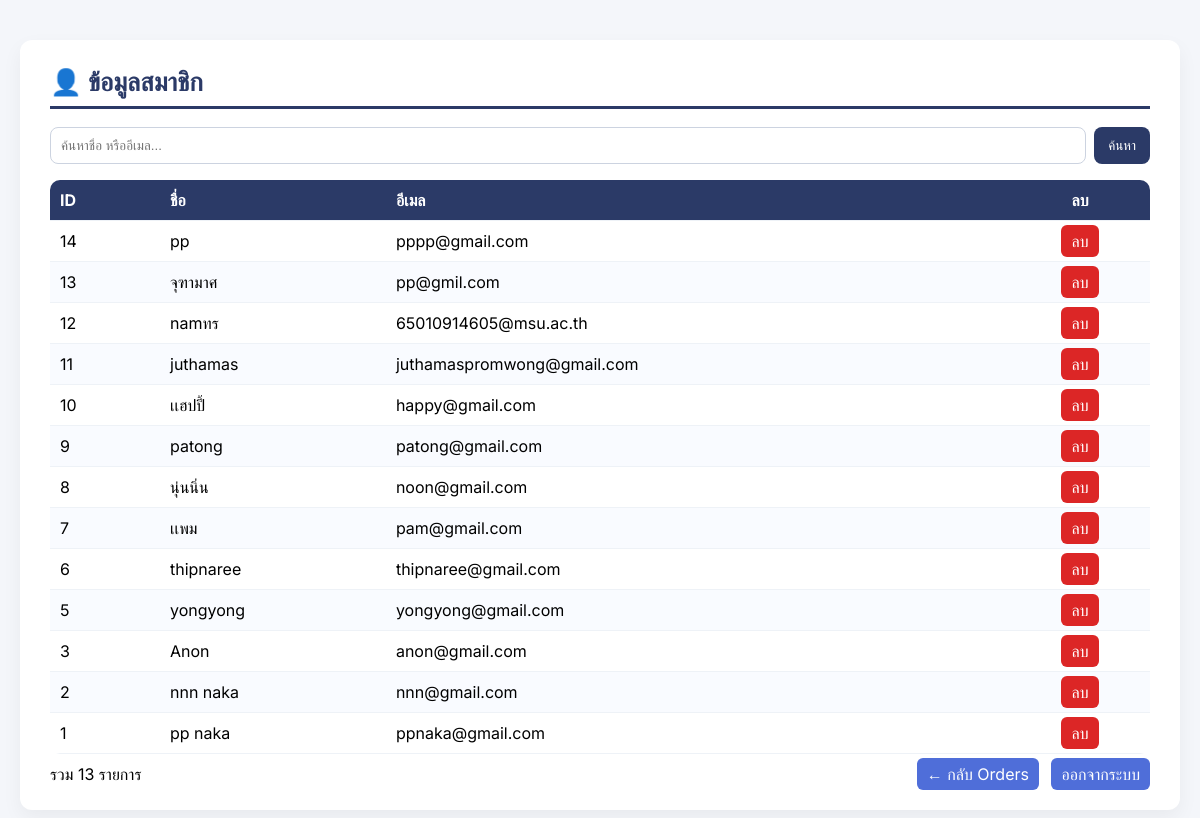
The app's page /admin/customers.php (signed in) with its own data.
### tables this page shows
CREATE TABLE `customers` (
  `id` int(10) UNSIGNED NOT NULL,
  `email` varchar(190) NOT NULL,
  `password_hash` varchar(255) NOT NULL,
  `name` varchar(120) NOT NULL,
  `created_at` datetime NOT NULL DEFAULT current_timestamp(),
  `last_login_at` datetime DEFAULT NULL,
  `failed_attempts` tinyint(3) UNSIGNED NOT NULL DEFAULT 0,
  `locked_until` datetime DEFAULT NULL,
  `phone` varchar(50) DEFAULT NULL,
  `address` text DEFAULT NULL
);

### admin/customers.php (the view, shortened to what this page needs)
<?php
$pdo = db();
$q     = isset($_GET['q']) ? trim((string)$_GET['q']) : '';
$page  = isset($_GET['page']) ? max(1, (int)$_GET['page']) : 1;
$per   = 20;
$off   = ($page - 1) * $per;
$params = [];
$where  = '';
$stTotal = $pdo->prepare("SELECT COUNT(*) FROM customers {$where}");
$stTotal->execute($params);
$total = (int)$stTotal->fetchColumn();
$sql = "SELECT id, name, email FROM customers {$where} ORDER BY id DESC LIMIT :off, :per";
$st  = $pdo->prepare($sql);
$st->bindValue(':off', $off, PDO::PARAM_INT);
$st->bindValue(':per', $per, PDO::PARAM_INT);
$st->execute();
$rows = $st->fetchAll(PDO::FETCH_ASSOC);
function h(string $s): string { return htmlspecialchars($s, ENT_QUOTES, 'UTF-8'); }
?>
<!doctype html>
<html lang="th">
<head>
</head>
<body>
<main>
  <h1>👤 ข้อมูลสมาชิก</h1>
  <form class="search" method="get">
    <input type="text" name="q" placeholder="ค้นหาชื่อ หรืออีเมล..." value="<?= h($q) ?>">
    <button type="submit">ค้นหา</button>
  </form>
  <table>
    <thead>
  <tr>
    <th style="width:90px">ID</th>
    <th>ชื่อ</th>
    <th>อีเมล</th>
    <th style="width:120px;text-align:center">ลบ</th>
  </tr>
</thead>
    <tbody>
      <?php if (!$rows): ?>
        <tr><td colspan="3">ไม่พบข้อมูล</td></tr>
      <?php else: ?>
        <?php foreach ($rows as $r): ?>
  <tr>
    <td><?= (int)$r['id'] ?></td>
    <td><?= h($r['name'] ?? '') ?></td>
    <td><?= h($r['email'] ?? '') ?></td>
    <td style="text-align:center">
      <a href="customer_delete.php?id=<?= (int)$r['id'] ?>"
         onclick="return confirm('ยืนยันการลบสมาชิกอีเมล <?= h($r['email']) ?> หรือไม่?');"
         style="background:#dc2626;color:#fff;padding:6px 10px;border-radius:6px;text-decoration:none;">
         ลบ
      </a>
    </td>
  </tr>
<?php endforeach; ?>
      <?php endif; ?>
    </tbody>
  </table>
  <div class="bar">
    <div>รวม <?= number_format($total) ?> รายการ</div>
    <div class="links">
      <a href="index.php">← กลับ Orders</a>
      <a href="logout.php">ออกจากระบบ</a>
    </div>
  </div>
</main>
</body>
</html>

### admin/customers.php (style rules this page uses)
body { font-family:Inter,system-ui,Segoe UI,Roboto,Arial;background:#f4f6fa;margin:0 }
main { max-width:1100px;margin:40px auto;background:#fff;border-radius:12px;padding:26px 30px;box-shadow:0 8px 20px rgba(0,0,0,.05) }
h1 { margin:0 0 18px;font-size:1.6rem;border-bottom:3px solid #2b3a67;color:#2b3a67;padding-bottom:8px }
form.search { display:flex;gap:8px;margin:8px 0 16px }
form.search input { flex:1;padding:10px;border:1px solid #ccd3e0;border-radius:8px }
form.search button { padding:10px 14px;border:0;background:#2b3a67;color:#fff;border-radius:8px;cursor:pointer }
table { width:100%;border-collapse:collapse;border-radius:10px;overflow:hidden }
th,td { padding:10px;border-bottom:1px solid #eef2f7;text-align:left }
th { background:#2b3a67;color:#fff }
tr:nth-child(even) { background:#f9fbff }
.bar { display:flex;justify-content:space-between;align-items:center;margin-top:10px }
.links a { margin-left:8px;text-decoration:none;background:#4f6ed9;color:#fff;padding:6px 10px;border-radius:6px }

### records on screen
customers: id "14", name "pp", email "pppp@gmail.com"
customers: id "13", name "จุฑามาศ", email "pp@gmil.com"
customers: id "12", name "namทร", email "65010914605@msu.ac.th"
customers: id "11", name "juthamas", email "juthamaspromwong@gmail.com"
customers: id "10", name "เเฮปปี้", email "happy@gmail.com"
customers: id "9", name "patong", email "patong@gmail.com"
customers: id "8", name "นุ่นนิ่น", email "noon@gmail.com"
customers: id "7", name "เเพม", email "pam@gmail.com"
customers: id "6", name "thipnaree", email "thipnaree@gmail.com"
customers: id "5", name "yongyong", email "yongyong@gmail.com"
customers: id "3", name "Anon", email "anon@gmail.com"
customers: id "2", name "nnn naka", email "nnn@gmail.com"
customers: id "1", name "pp naka", email "ppnaka@gmail.com"

### other values on screen
$total "13"
